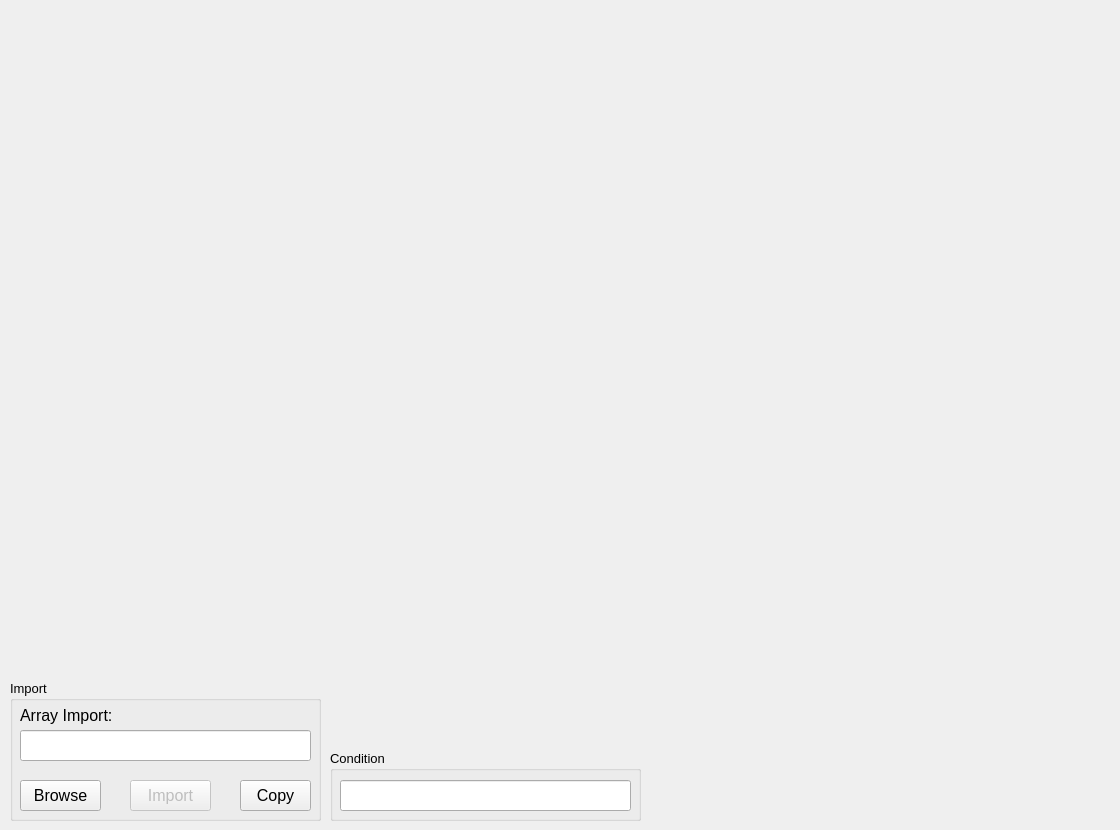
              <widget class="QWidget" name="tab_3">
               <attribute name="title">
                <string>Lead Array</string>
               </attribute>
               <widget class="QWidget" name="widgetK2_leadArray" native="true">
                <property name="geometry">
                 <rect>
                  <x>0</x>
                  <y>0</y>
                  <width>1111</width>
                  <height>671</height>
                 </rect>
                </property>
                <widget class="MatplotlibWidget" name="mplwidgetK2_leadArray">
                 <property name="geometry">
                  <rect>
                   <x>520</x>
                   <y>230</y>
                   <width>16</width>
                   <height>16</height>
                  </rect>
                 </property>
                </widget>
               </widget>
               <widget class="QGroupBox" name="groupBox_import_keithley_4">
                <property name="geometry">
                 <rect>
                  <x>10</x>
                  <y>680</y>
                  <width>311</width>
                  <height>141</height>
                 </rect>
                </property>
                <property name="font">
                 <font>
                  <pointsize>10</pointsize>
                 </font>
                </property>
                <property name="title">
                 <string>Import</string>
                </property>
                <widget class="QLineEdit" name="lineEditK2_directoryLead">
                 <property name="geometry">
                  <rect>
                   <x>10</x>
                   <y>50</y>
                   <width>291</width>
                   <height>31</height>
                  </rect>
                 </property>
                 <property name="font">
                  <font>
                   <pointsize>10</pointsize>
                  </font>
                 </property>
                </widget>
                <widget class="QLabel" name="label_26">
                 <property name="geometry">
                  <rect>
                   <x>10</x>
                   <y>20</y>
                   <width>111</width>
                   <height>31</height>
                  </rect>
                 </property>
                 <property name="font">
                  <font>
                   <pointsize>12</pointsize>
                  </font>
                 </property>
                 <property name="text">
                  <string>Array Import:</string>
                 </property>
                </widget>
                <widget class="QPushButton" name="pushButtonK2_browseLead">
                 <property name="geometry">
                  <rect>
                   <x>10</x>
                   <y>100</y>
                   <width>81</width>
                   <height>31</height>
                  </rect>
                 </property>
                 <property name="font">
                  <font>
                   <pointsize>12</pointsize>
                  </font>
                 </property>
                 <property name="text">
                  <string>Browse</string>
                 </property>
                </widget>
                <widget class="QPushButton" name="pushButtonK2_importLead">
                 <property name="enabled">
                  <bool>false</bool>
                 </property>
                 <property name="geometry">
                  <rect>
                   <x>120</x>
                   <y>100</y>
                   <width>81</width>
                   <height>31</height>
                  </rect>
                 </property>
                 <property name="font">
                  <font>
                   <pointsize>12</pointsize>
                  </font>
                 </property>
                 <property name="text">
                  <string>Import</string>
                 </property>
                </widget>
                <widget class="QPushButton" name="pushButtonK2_copyLead">
                 <property name="enabled">
                  <bool>true</bool>
                 </property>
                 <property name="geometry">
                  <rect>
                   <x>230</x>
                   <y>100</y>
                   <width>71</width>
                   <height>31</height>
                  </rect>
                 </property>
                 <property name="font">
                  <font>
                   <pointsize>12</pointsize>
                  </font>
                 </property>
                 <property name="text">
                  <string>Copy</string>
                 </property>
                </widget>
               </widget>
               <widget class="QGroupBox" name="groupBox_condition_keithley_3">
                <property name="geometry">
                 <rect>
                  <x>330</x>
                  <y>750</y>
                  <width>311</width>
                  <height>71</height>
                 </rect>
                </property>
                <property name="font">
                 <font>
                  <pointsize>10</pointsize>
                 </font>
                </property>
                <property name="title">
                 <string>Condition</string>
                </property>
                <widget class="QLineEdit" name="lineEditK2_conditionLead">
                 <property name="geometry">
                  <rect>
                   <x>10</x>
                   <y>30</y>
                   <width>291</width>
                   <height>31</height>
                  </rect>
                 </property>
                 <property name="font">
                  <font>
                   <pointsize>10</pointsize>
                  </font>
                 </property>
                </widget>
               </widget>
              </widget>
